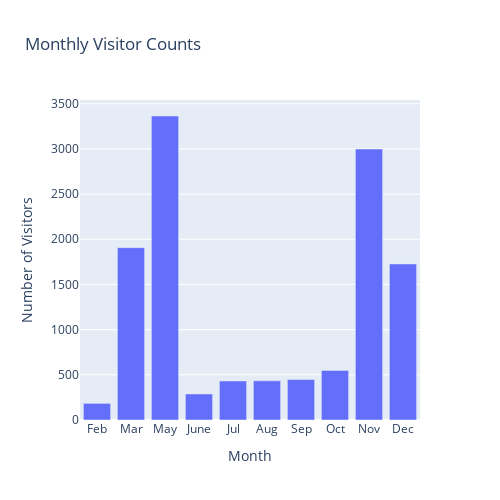

The notebook cell this image was saved under:
### Code cell
month_counts.columns = ['Month', 'Count']

fig = px.bar(month_counts, x='Month', y='Count', title='Monthly Visitor Counts')
fig.update_layout(width=500,height=500,yaxis_title='Number of Visitors')
fig.show()

### Figure 1 — Plotly figure (JSON) as saved in the notebook; plotly's stock layout.template omitted (floating-point values rounded to 4 significant figures)
{"data": [{"alignmentgroup": "True", "hovertemplate": "Month=%{x}<br>Count=%{y}<extra></extra>", "legendgroup": "", "marker": {"color": "#636efa", "pattern": {"shape": ""}}, "name": "", "offsetgroup": "", "orientation": "v", "showlegend": false, "textposition": "auto", "type": "bar", "x": ["Feb", "Mar", "May", "June", "Jul", "Aug", "Sep", "Oct", "Nov", "Dec"], "xaxis": "x", "y": [184, 1907, 3364, 288, 432, 433, 448, 549, 2998, 1727], "yaxis": "y"}], "layout": {"barmode": "relative", "height": 500, "legend": {"tracegroupgap": 0}, "title": {"text": "Monthly Visitor Counts"}, "width": 500, "xaxis": {"anchor": "y", "autorange": true, "domain": [0, 1], "range": [-0.5, 9.5], "title": {"text": "Month"}, "type": "category"}, "yaxis": {"anchor": "x", "autorange": true, "domain": [0, 1], "range": [0, 3541.0], "title": {"text": "Number of Visitors"}, "type": "linear"}}}
